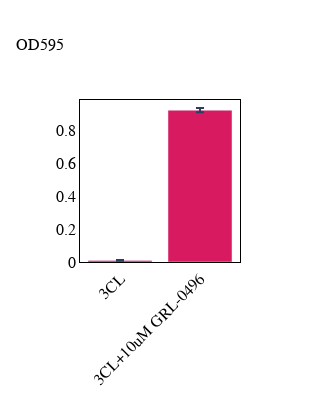

Notebook cell for this chart:
### Code cell
fig = go.Figure()
grl = end_data.loc[[4, 6]]
grl = grl.drop('Avg', axis = 1)
grl = grl.set_index('Condition')
grl_summary = pd.DataFrame(grl.std(axis = 1), columns = ['std'])
grl_summary['mean'] = grl.mean(axis = 1)
grl_summary['variant'] = ['3CL', '3CL+10uM GRL-0496']

fig.add_trace(go.Bar(x = grl_summary['variant'], y =grl_summary['mean'],
                     marker_color = '#D81B60',
                    error_y=dict(
            type='data', # value of error bar given in data coordinates
            array=grl_summary['std'],
            visible=True)))

fig.update_xaxes(showline=True, linewidth=1, linecolor='black', mirror=True,
                showgrid=False, tickangle=-45)
fig.update_yaxes(showline=True, linewidth=1, linecolor='black', mirror=True,
                showgrid=False)
fig.update_layout(
    title={
        'text': "OD595"},
    titlefont = {'size':16},
    paper_bgcolor='rgba(255,255,255,100)',
    plot_bgcolor='rgba(255,255,255,100)',
    font=dict(family="Arial",
                    size=16,
                    color="#020202"
                    ),
    height=400,
    width = 300,
    )
fig.show()
fig.write_image(fig_folder+"Fig1B_bar.pdf")

### Figure 1 — Plotly figure (JSON) as saved in the notebook; plotly's stock layout.template omitted (floating-point values rounded to 4 significant figures)
{"data": [{"error_y": {"array": [0.002426, 0.01295], "type": "data", "visible": true}, "marker": {"color": "#D81B60"}, "type": "bar", "x": ["3CL", "3CL+10uM GRL-0496"], "y": [0.009775, 0.9257]}], "layout": {"font": {"color": "#020202", "family": "Arial", "size": 16}, "height": 400, "paper_bgcolor": "rgba(255,255,255,100)", "plot_bgcolor": "rgba(255,255,255,100)", "title": {"font": {"size": 16}, "text": "OD595"}, "width": 300, "xaxis": {"linecolor": "black", "linewidth": 1, "mirror": true, "showgrid": false, "showline": true, "tickangle": -45}, "yaxis": {"linecolor": "black", "linewidth": 1, "mirror": true, "showgrid": false, "showline": true}}}
